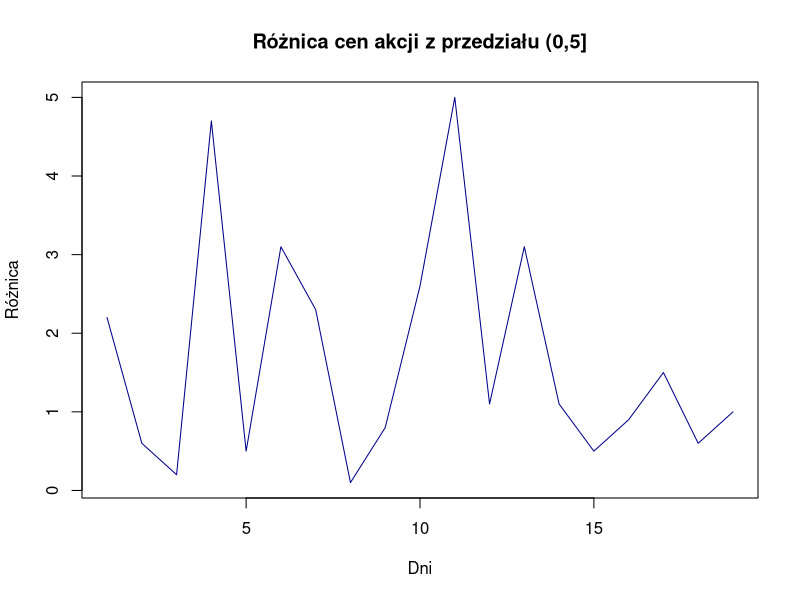
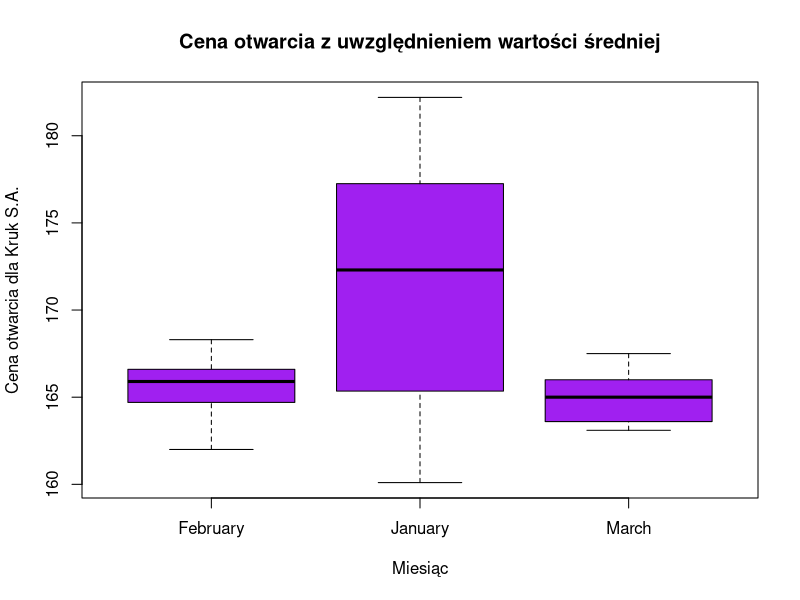
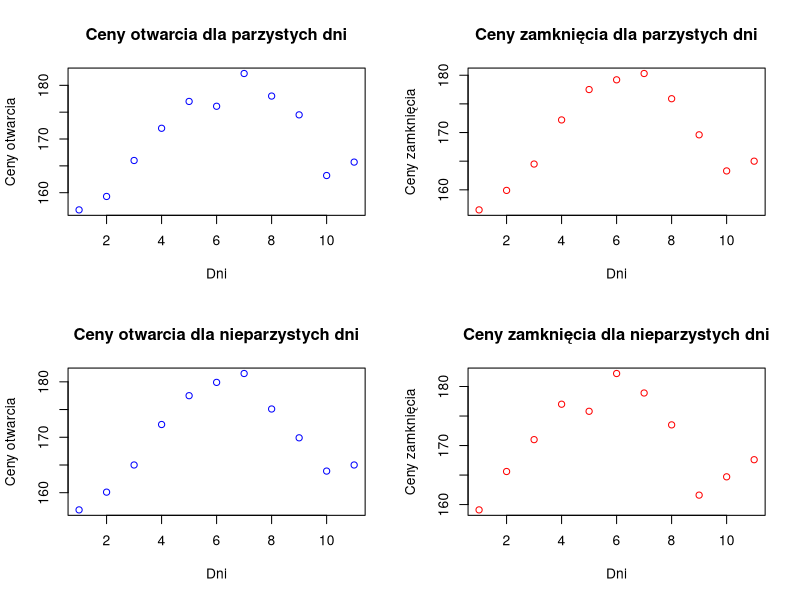

Generate these figures, in order, with R:
## ---- chunk 1
dane <- read.csv("Kielbik-kru_d.csv")[,1:5]
head(dane)
## ---- chunk 2
library(dplyr)
library(lubridate)
## ---- chunk 3
dane_n <- dane %>%
    mutate(
        Data = as.Date(Data),
        Miesiac = months(Data, abbreviate = FALSE),
        Roznica = Zamkniecie - Otwarcie)
## ---- chunk 4
dane %>%
  filter(dane_n$Roznica > 0, dane_n$Roznica <= 5) %>%
  mutate(Roznica = Zamkniecie - Otwarcie) %>%
  select(Data, Otwarcie, Zamkniecie, Roznica) -> tabela1
  head(tabela1)
## ---- chunk 5
plot(tabela1$Roznica,
     type = "l",
     col = "dark blue",
     main = "Różnica cen akcji z przedziału (0,5]",
     xlab = "Dni",
     ylab = "Różnica")
## ---- chunk 6
dane_2 <- dane_n %>%
  filter(Otwarcie > 160) 

dane_2 %>%
  group_by(Miesiac) %>%
  summarise(Max=max(Otwarcie, na.rm = TRUE),
            Min=min(Otwarcie, na.rm = TRUE),
            Srednie_Otwarcie = mean(Otwarcie,na.rm=TRUE), 
            Std_Otwarcie = sd(Otwarcie, na.rm = TRUE)) 
## ---- chunk 7
boxplot(dane_2$Otwarcie ~ dane_2$Miesiac,
        col = "purple",
        main = "Cena otwarcia z uwzględnieniem wartości średniej",
        xlab = "Miesiąc",
        ylab = "Cena otwarcia dla Kruk S.A.")
## ---- chunk 8
#Dni parzyste
dane %>%
  mutate(Dzien = lubridate::day(Data)) %>%
  filter(grepl("-01-", Data), Dzien %% 2 == 0) %>%
  select(Data, Otwarcie, Zamkniecie, Dzien) -> tabela3a
  head(tabela3a)
  
#Dni nieparzyste
dane %>%
  mutate(Dzien = lubridate::day(Data)) %>%
  filter(grepl("-01-", Data), Dzien %% 2 != 0) %>%
  select(Data, Otwarcie, Zamkniecie, Dzien) -> tabela3b
  head(tabela3b)
## ---- chunk 9
op = par(mfrow = c(2, 2))
plot(tabela3a$Otwarcie,
     col="blue",
     main = "Ceny otwarcia dla parzystych dni",
     xlab = "Dni",
     ylab = "Ceny otwarcia")
plot(tabela3a$Zamkniecie,
     col="red",
     main = "Ceny zamknięcia dla parzystych dni",
     xlab = "Dni",
     ylab = "Ceny zamknięcia")
plot(tabela3b$Otwarcie,
     col="blue",
     main = "Ceny otwarcia dla nieparzystych dni",
     xlab = "Dni",
     ylab = "Ceny otwarcia")
plot(tabela3b$Zamkniecie,
     col="red",
     main = "Ceny zamknięcia dla nieparzystych dni",
     xlab = "Dni",
     ylab = "Ceny zamknięcia")
